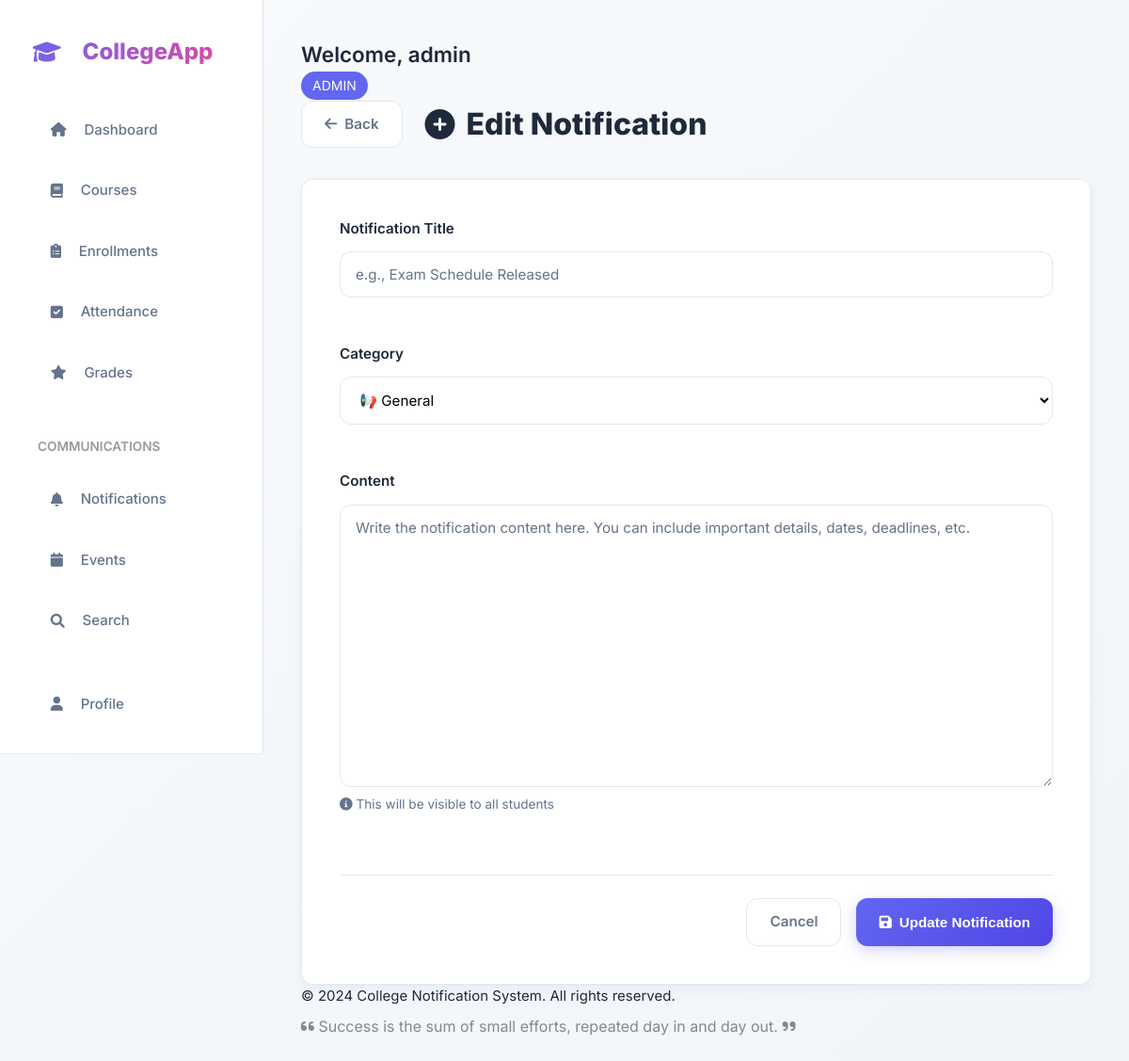
Before: /edit/1 (signed in) with the older database file.
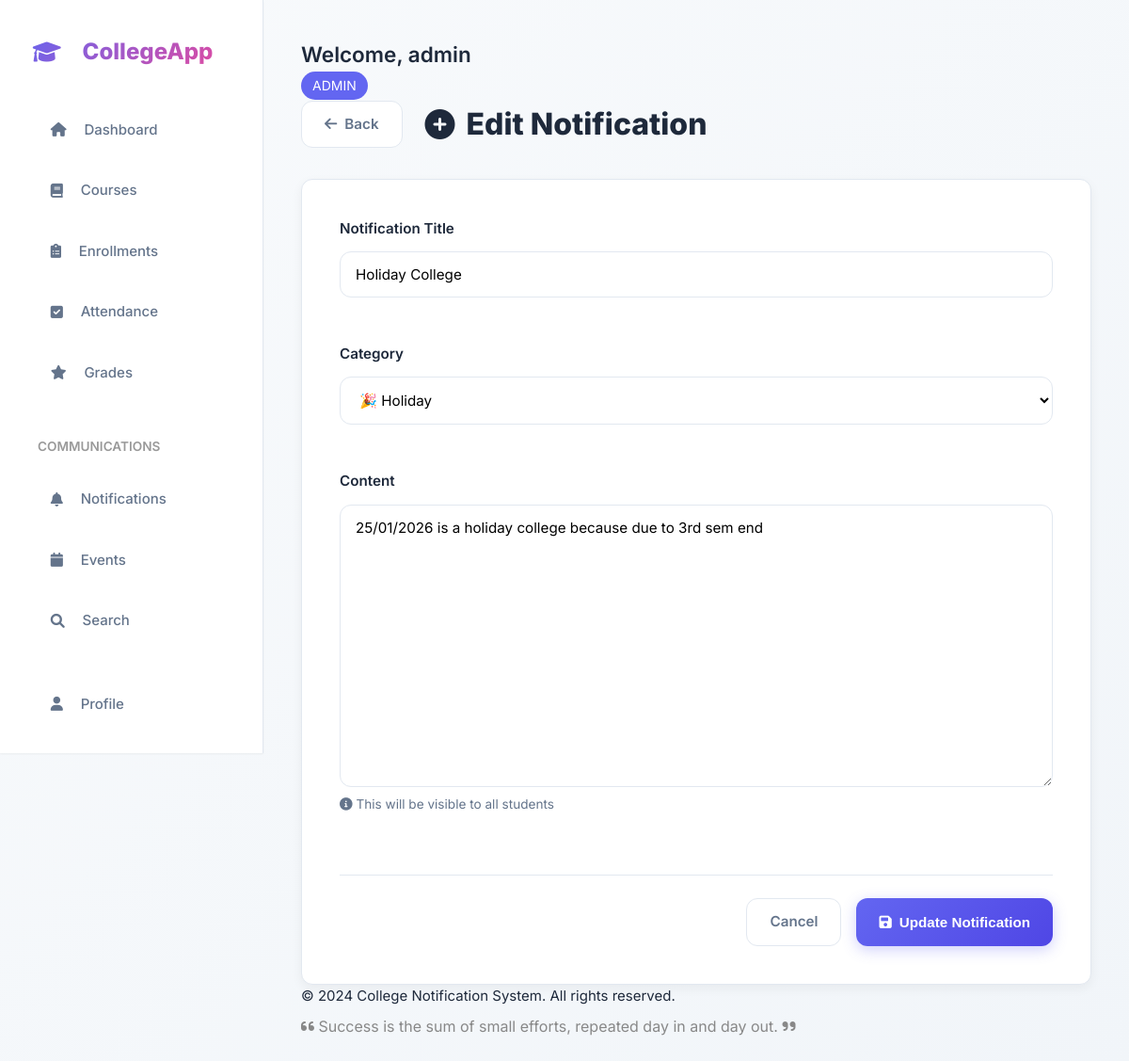
After: the same page with the newer database file.
### tables this page shows
CREATE TABLE notices (
  id INTEGER PRIMARY KEY AUTOINCREMENT,
  title TEXT NOT NULL,
  content TEXT NOT NULL,
  category TEXT,
  created_at TEXT DEFAULT (datetime('now','localtime'))
);

### app.py (the view, shortened to what this page needs)
@app.route('/edit/<int:id>', methods=['GET', 'POST'])
@login_required(role='admin')
def edit_notice(id):
    db = get_db()
    notice = db.execute("SELECT * FROM notices WHERE id=?", (id,)).fetchone()
    return render_template('add_edit_notice.html', action='Edit', notice=notice)

### app.py (called while the page is built)
def get_db():
    if 'db' not in g:
        g.db = sqlite3.connect(DB)
        g.db.row_factory = sqlite3.Row
        g.db.execute("PRAGMA foreign_keys = ON")
    return g.db

### templates/add_edit_notice.html (shortened to what this page needs)
{% extends 'base.html' %}
{% block content %}
<div class="add-notice-wrapper">
  <div class="add-notice-header">
    <a href="{{ url_for('notifications') }}" class="btn btn-secondary">
      <i class="fas fa-arrow-left"></i> Back
    </a>
    <h1 class="add-notice-title">
      <i class="fas fa-plus-circle"></i>
      {% if action == 'Add' %}Create New Notification{% else %}Edit Notification{% endif %}
    </h1>
  </div>
  <div class="add-notice-card">
    <form method="POST" class="notice-form">
      <div class="form-group">
        <label class="form-label">Notification Title</label>
        <input type="text" name="title" class="form-control" required
               value="{{ notice['title'] if notice else '' }}"
               placeholder="e.g., Exam Schedule Released">
      </div>
      <div class="form-row">
        <div class="form-group" style="flex: 1;">
          <label class="form-label">Category</label>
          <select name="category" class="form-control">
            <option value="General" {% if notice and notice['category']=='General' %}selected{% endif %}>📢 General</option>
            <option value="Holiday" {% if notice and notice['category']=='Holiday' %}selected{% endif %}>🎉 Holiday</option>
          </select>
        </div>
      </div>
      <div class="form-group">
        <label class="form-label">Content</label>
        <textarea name="content" class="form-control notice-textarea" rows="12" required
                  placeholder="Write the notification content here. You can include important details, dates, deadlines, etc.">{{ notice['content'] if notice else '' }}</textarea>
        <small class="form-text" style="display: block; margin-top: 0.5rem; color: var(--text-muted);">
          <i class="fas fa-info-circle"></i> This will be visible to all students
        </small>
      </div>
      <div class="form-actions">
        <a href="{{ url_for('notifications') }}" class="btn btn-secondary">Cancel</a>
        <button type="submit" class="btn btn-primary">
          <i class="fas fa-save"></i>
          {% if action == 'Add' %}Create Notification{% else %}Update Notification{% endif %}
        </button>
      </div>
    </form>
  </div>
</div>
{% endblock %}

Changed rows visible on the page:
added notices: title "Holiday College", category "🎉 Holiday", content "25/01/2026 is a holiday college because due to 3rd sem end"
Other visible differences:
form field category: "📢 General" → (not shown)
